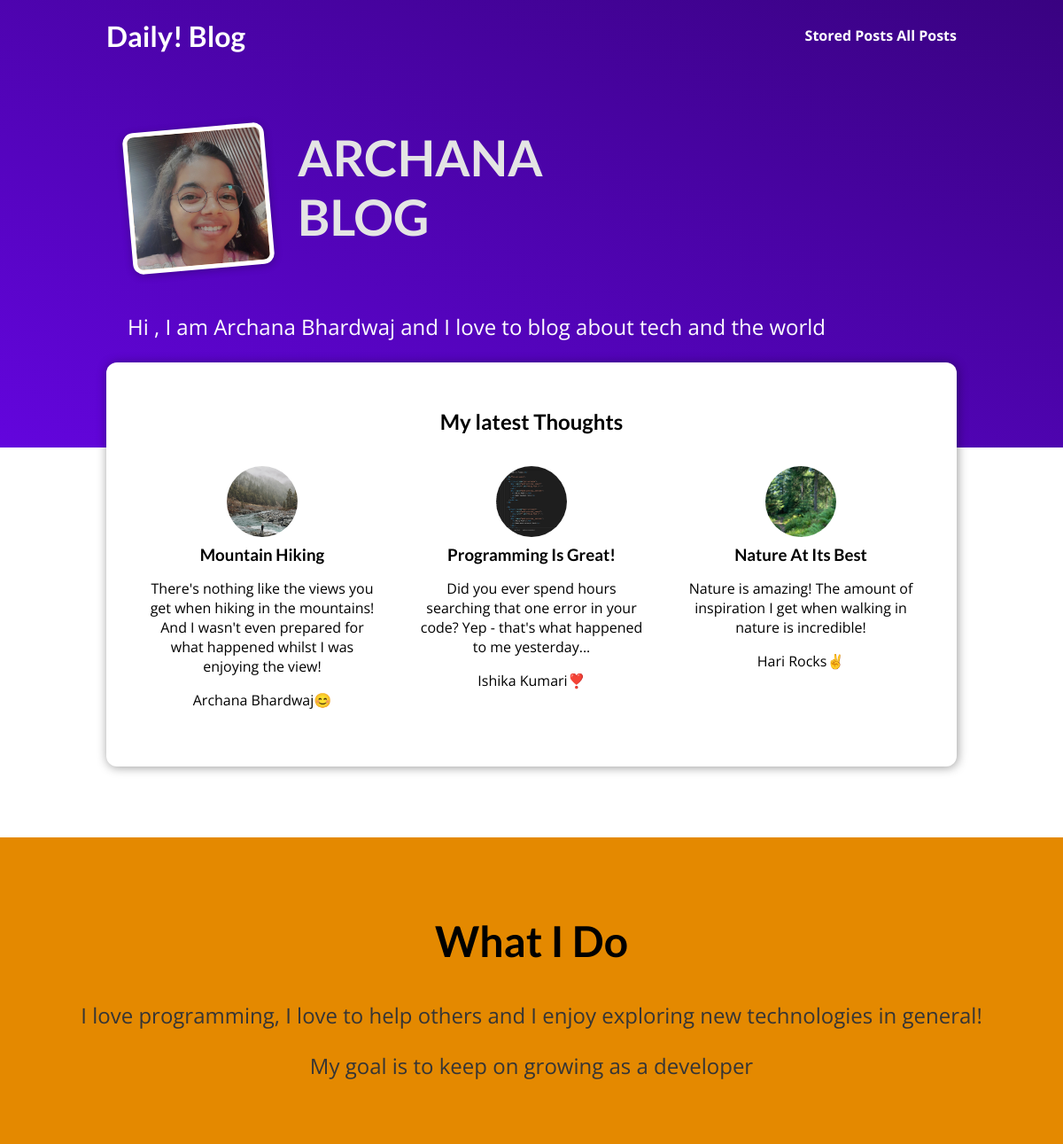
The page / on the database its author committed.
### blog/models.py (models this page shows, shortened)
class Post(models.Model):
    title = models.CharField(max_length=150)
    excerpt = models.CharField(max_length=200)
    image =models.ImageField(upload_to="posts", null=True)
    date = models.DateField(auto_now =True)
    slug = models.SlugField(unique=True,db_index=True)
    content = models.TextField(validators=[MinLengthValidator(10)])
    author = models.ForeignKey(
        Author,on_delete=models.SET_NULL,null=True,related_name="posts")
    tags = models.ManyToManyField(Tag)

class Author(models.Model):
    first_name = models.CharField(max_length=100)
    last_name = models.CharField(max_length=100)
    email_address = models.EmailField()
    def full_name(self):
        return f"{self.first_name} {self.last_name}"
    def __str__(self):
        return self.full_name()

### blog/views.py (the view)
# urls.py: path("",views.StartingPageView.as_view(), name="starting-page"),
class StartingPageView(ListView):
    template_name = "blog/index.html"
    model = Post
    ordering = ["-date"]
    context_object_name = "posts"
    def get_queryset(self):
        queryset = super().get_queryset()
        data = queryset[:3]
        return data

### blog/templates/blog/index.html (shortened to what this page needs)
{% extends "base.html" %}
{% load static %}
{% block css_files %}
<link rel="stylesheet" href ="{% static "blog/post.css" %}" />
<link rel="stylesheet" href ="{% static "blog/index.css" %}" />
{% endblock  %}
{% block content %}
<section id="welcome">
  <header>
    <img src="{% static "blog/images/profile_pic.jpg"%}" alt="Max - The Author of this Blog" />
    <h2>ARCHANA BLOG</h2>
  </header>
  <p>Hi , I am Archana Bhardwaj  and I love to blog about tech and the world</p>
</section>
<section id="latest-posts">
  <h2>My latest Thoughts</h2>
  <ul>
    {% for post in posts %}
      {% include "blog/includes/post.html" with post=post %}
    {% endfor %}
  </ul>
</section>
<section id="about">
    <h2>What I Do</h2>
    <p> I love programming, I love to help others and I enjoy exploring new technologies in general!</p>
    <p>My goal is to keep on growing as a developer</P>
</section>
{% endblock %}

### blog/templates/blog/includes/post.html
<li>
    <article class="post">
      <a href="{% url "post-detail-page" post.slug %}">
        <img src="{{post.image.url}}" alt="{{ post.title}}" class="My_post_img"/>
        <div class="post__content">
          <h3>{{ post.title }}</h3>
          <p>
           {{post.excerpt}}
          </p>
        </div>
        <p> {{ post.author }}</p>
      </a>
    </article>
  </li>

### static/app.css (style rules this page uses)
* { box-sizing: border-box; }
html { font-family: 'Open Sans', 'Lato', sans-serif; }
body { margin: 0; }
h1, h2, h3 { font-family: 'Lato', sans-serif; font-weight: bold; }

### blog/static/blog/post.css (style rules this page uses)
.post { display: flex; flex-direction: column; align-items: center; text-align: center; }
.post a { text-decoration: none; color: black; transition: all 0.2s ease; padding: 1rem; }
.post img { width: 5rem; height: 5rem; object-fit: cover; border-radius: 50%; }
.post h3 { margin: 0.25rem 0; }

### blog/static/blog/index.css (style rules this page uses)
#welcome { background: linear-gradient(to right top, #6305dd, #390281); padding: 6rem 12%; }
#welcome header { display: flex; align-items: flex-start; margin: 3rem auto; }
#welcome img { width: 10rem; height: 10rem; object-fit: cover; object-position: top; border: 5px solid white; border-radius: 12px; background-color: #ffe1bf; transform: rotateZ(-5deg); box-shadow: 0 2px 8px rgba(0, 0, 0, 0.25); }
#welcome h2 { font-size: 3.5rem; margin: 0 0 0 2rem; color: #e4e4e4; width: 10rem; }
#welcome p { color: white; font-size: 1.5rem; }
#latest-posts { background-color: white; padding: 2rem; border-radius: 12px; width: 60rem; margin: -6rem auto 2rem auto; box-shadow: 1px 1px 12px rgba(0, 0, 0, 0.4); }
#latest-posts h2 { text-align: center; }
#latest-posts ul { list-style: none; margin: 0; padding: 0; display: flex; gap: 1rem; }
#latest-posts li { flex: 1; }
#about { text-align: center; padding: 3rem; background-color: #e48900; margin-top: 5rem; }
#about h2 { font-size: 3rem; }
#about p { font-size: 1.5rem; color: #353535; }

### rows shown on the page
Post: image (picture), title "Mountain Hiking", excerpt "There's nothing like the views you get when hiking in the mountains! And I wasn't even prepared for what happened whilst I was enjoying the view!", author "Archana Bhardwaj😊"
Post: image (picture), title "Programming Is Great!", excerpt "Did you ever spend hours searching that one error in your code? Yep - that's what happened to me yesterday...", author "Ishika Kumari❣️"
Post: image (picture), title "Nature At Its Best", excerpt "Nature is amazing! The amount of inspiration I get when walking in nature is incredible!", author "Hari Rocks✌️"
